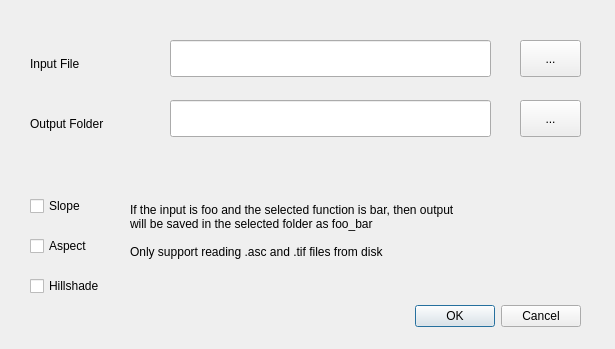
<?xml version="1.0" encoding="UTF-8"?>
<ui version="4.0">
 <class>CUDARasterDialogBase</class>
 <widget class="QDialog" name="CUDARasterDialogBase">
  <property name="geometry">
   <rect>
    <x>0</x>
    <y>0</y>
    <width>615</width>
    <height>349</height>
   </rect>
  </property>
  <property name="windowTitle">
   <string>CUDA Raster</string>
  </property>
  <widget class="QDialogButtonBox" name="button_box">
   <property name="geometry">
    <rect>
     <x>390</x>
     <y>300</y>
     <width>191</width>
     <height>32</height>
    </rect>
   </property>
   <property name="orientation">
    <enum>Qt::Horizontal</enum>
   </property>
   <property name="standardButtons">
    <set>QDialogButtonBox::Cancel|QDialogButtonBox::Ok</set>
   </property>
  </widget>
  <widget class="QCheckBox" name="aspect_check">
   <property name="geometry">
    <rect>
     <x>30</x>
     <y>230</y>
     <width>120</width>
     <height>32</height>
    </rect>
   </property>
   <property name="text">
    <string>Aspect</string>
   </property>
  </widget>
  <widget class="QCheckBox" name="hillshade_check">
   <property name="geometry">
    <rect>
     <x>30</x>
     <y>270</y>
     <width>120</width>
     <height>32</height>
    </rect>
   </property>
   <property name="text">
    <string>Hillshade</string>
   </property>
  </widget>
  <widget class="QCheckBox" name="slope_check">
   <property name="geometry">
    <rect>
     <x>30</x>
     <y>190</y>
     <width>120</width>
     <height>32</height>
    </rect>
   </property>
   <property name="text">
    <string>Slope</string>
   </property>
  </widget>
  <widget class="QLineEdit" name="input_line">
   <property name="geometry">
    <rect>
     <x>170</x>
     <y>40</y>
     <width>321</width>
     <height>37</height>
    </rect>
   </property>
  </widget>
  <widget class="QLineEdit" name="output_line">
   <property name="geometry">
    <rect>
     <x>170</x>
     <y>100</y>
     <width>321</width>
     <height>37</height>
    </rect>
   </property>
  </widget>
  <widget class="QLabel" name="label">
   <property name="geometry">
    <rect>
     <x>30</x>
     <y>50</y>
     <width>141</width>
     <height>27</height>
    </rect>
   </property>
   <property name="text">
    <string>Input File</string>
   </property>
  </widget>
  <widget class="QLabel" name="label_2">
   <property name="geometry">
    <rect>
     <x>30</x>
     <y>110</y>
     <width>141</width>
     <height>27</height>
    </rect>
   </property>
   <property name="text">
    <string>Output Folder</string>
   </property>
  </widget>
  <widget class="QLabel" name="label_3">
   <property name="geometry">
    <rect>
     <x>130</x>
     <y>190</y>
     <width>331</width>
     <height>81</height>
    </rect>
   </property>
   <property name="text">
    <string>If the input is foo and the selected function is bar, then output will be saved in the selected folder as foo_bar

Only support reading .asc and .tif files from disk</string>
   </property>
   <property name="wordWrap">
    <bool>true</bool>
   </property>
  </widget>
  <widget class="QPushButton" name="input_button">
   <property name="geometry">
    <rect>
     <x>520</x>
     <y>40</y>
     <width>61</width>
     <height>37</height>
    </rect>
   </property>
   <property name="text">
    <string>...</string>
   </property>
  </widget>
  <widget class="QPushButton" name="output_button">
   <property name="geometry">
    <rect>
     <x>520</x>
     <y>100</y>
     <width>61</width>
     <height>37</height>
    </rect>
   </property>
   <property name="text">
    <string>...</string>
   </property>
  </widget>
 </widget>
 <resources/>
 <connections>
  <connection>
   <sender>button_box</sender>
   <signal>accepted()</signal>
   <receiver>CUDARasterDialogBase</receiver>
   <slot>accept()</slot>
   <hints>
    <hint type="sourcelabel">
     <x>20</x>
     <y>20</y>
    </hint>
    <hint type="destinationlabel">
     <x>20</x>
     <y>20</y>
    </hint>
   </hints>
  </connection>
  <connection>
   <sender>button_box</sender>
   <signal>rejected()</signal>
   <receiver>CUDARasterDialogBase</receiver>
   <slot>reject()</slot>
   <hints>
    <hint type="sourcelabel">
     <x>20</x>
     <y>20</y>
    </hint>
    <hint type="destinationlabel">
     <x>20</x>
     <y>20</y>
    </hint>
   </hints>
  </connection>
 </connections>
</ui>
